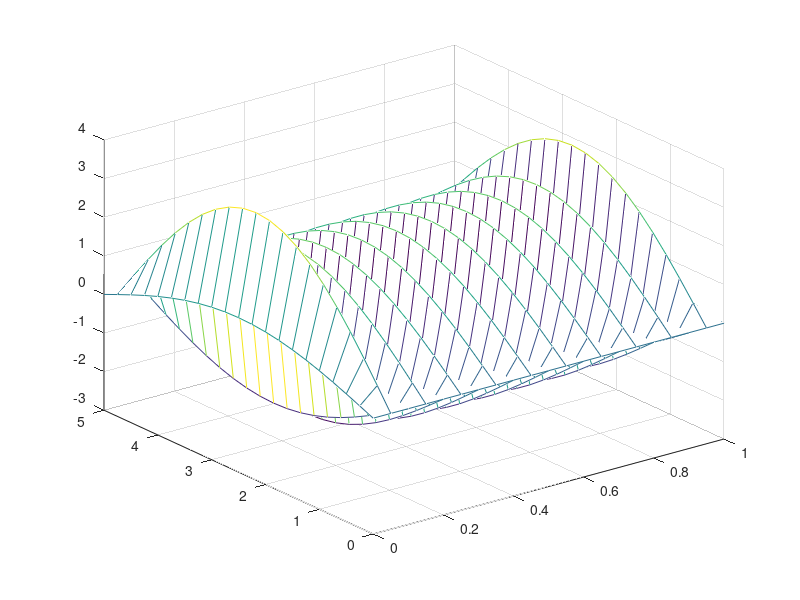

The MATLAB script that drew this image:

%Diferencias finitas para onda
ax = 0;
bx = 1;
at = 0;
bt = 1;
M = 20;
N = 20;
f=@(x,t) 16*pi^2*sin(pi*x)*cos(4*pi*t); % define input function data

g1=@(x) sin(pi*x); % define boundary values

g2= 0;

g3= 0;

g4= 0;

m=M+1;n=N+1; mn=m*n;


h= (bx-ax)/M;
k=(bt-at)/4;

X=(ax:h:bx);

T=at+(0:N)*k;

A=zeros(mn,mn);
b=zeros(mn,1);

for i=2 :m-1 

for j=2:n-1

A(i+(j-1)*m,i-1+(j-1)*m)=1/h^2;
A(i+(j-1)*m,i+1+(j-1)*m)=1/h^2;

A(i+(j-1) *m,i+(j-1)*m)=-2/h^2-2/k^2;

A(i+(j-1)*m,i+(j-2)*m)=1/k^2;
A(i+(j-1)*m,i+j*m)=1/k^2;

b(i+(j-1)*m)=f(X(i),T(j));

end

end

for i=1:m % bottom and top boundary points

A(i,i)=1;
b(i)=g1(X(i));

A(i+(n-1)*m,i+(n-1)*m)=1;
b(i+(n-1)*m)=g2;

end

for j=2:n-1 % left and right boundary points

A(1+(j-1)*m,1+(j-1)*m)=1;
b(1+(j-1)*m)=g3;
A(m+(j-1)*m,m+(j-1)*m)=1;
b(m+(j-1)*m)=g4;

end

v=A\b;% solve for solution in v labeling

w=reshape(v(1:mn),m,n); %translate from v to w

mesh(X,T,w)

